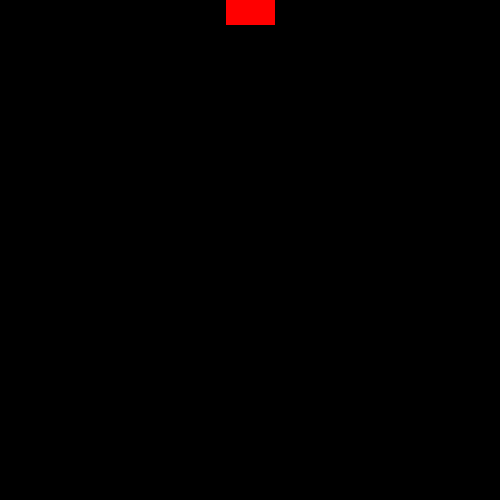
Frame 1 (no input)
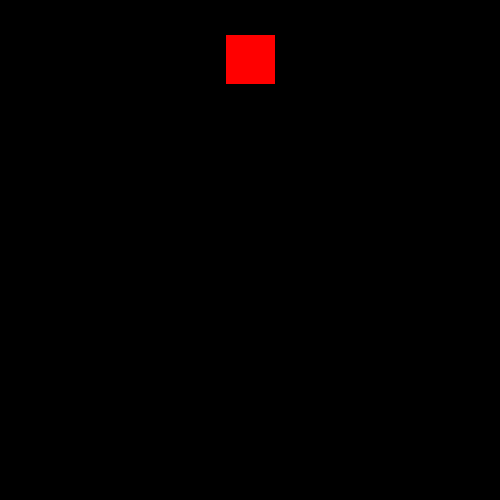
Frame 60 (the mouse pressed at the canvas centre just before this capture)
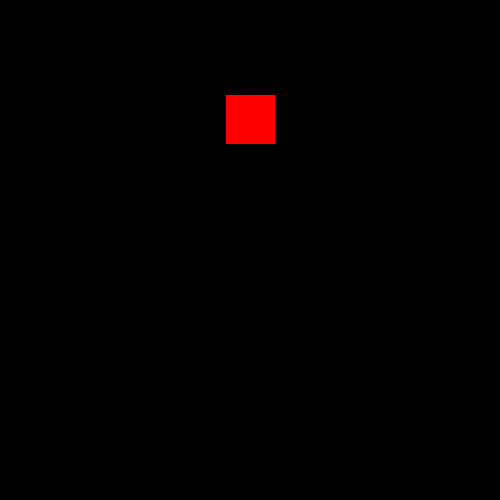
Frame 120 (the mouse held since frame 60 and released just before this capture)

The Processing sketch that drew these frames (run headless with seeded random() and noise(); from frame 60 on, the mouse is pressed at the canvas centre):

// Processing sketch: ex02_if_else
// ── ex02_if_else.pde
//uses the if statement 
//to check the y position of the rectangle
//and resets the y position to 0 (top of the sketch)
//when the rectangle reaches the bottom
//rectangle fill is red when height is less than height / 2
//and else, it is blue

int y = 0;

void setup() {
  size(500, 500);
  rectMode(CENTER);
}

void draw() {
  background(0);

  //if y position is less than height / 2
  //fill is red
  if (y < height / 2) {
    fill(255, 0, 0);
  } 
  //else it is blue
  else {
    fill(0, 0, 255);
  }

  //because rectMode is center,
  //we need to account for the height of the rectangle
  //so allow the rectangle to go down 25 pixels more for
  //before y position is reset to 0 and will fall down the screen again.
  //y >= height + 25 returns true,
  //if y is bigger or equal to height + 25 (in this case 525)
  //and only if the statement returns true,
  //set y to 0.
  if (y >= height +25) {
    y = 0;
  }

  rect(width / 2, y, 50, 50);

  //increment y by 1.
  y = y + 1;
}
